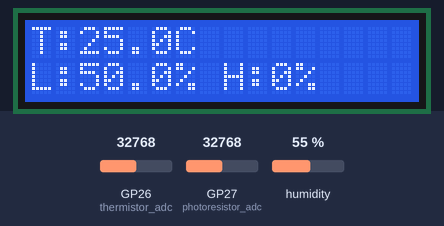
This program was run on a simulated Raspberry Pi Pico running MicroPython. Shown: 16×2 character LCD. The test bench sets the inputs (shaded band); at power-on: humidity 55 %, GP26 (thermistor_adc) = 32768, GP27 (photoresistor_adc) = 32768 (analog values on the 0–65535 scale). WiFi joins after 1.5 s; no MQTT or app messages arrive unless stated; the clock reads 2024-03-15 10:24:30 at power-on unless the program sets it; library files of the repository ran but are not shown: I2C_LCD.py; what the program prints to the serial console is not drawn.

Above: at 4.7 s.
4.8 s: humidity set to 22 %
At 6.4 s:
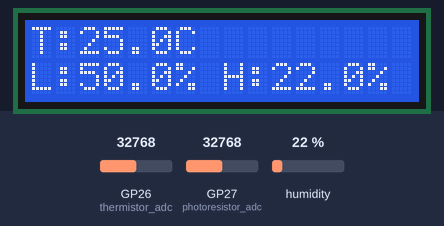
7.6 s: GP26 (thermistor_adc) set to 45874
At 8.8 s:
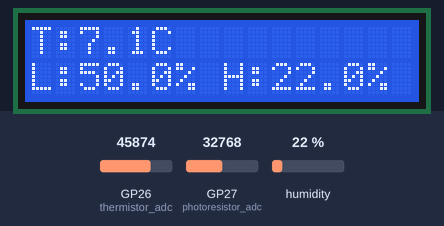
9.5 s: GP27 (photoresistor_adc) set to 45874
At 11.4 s:
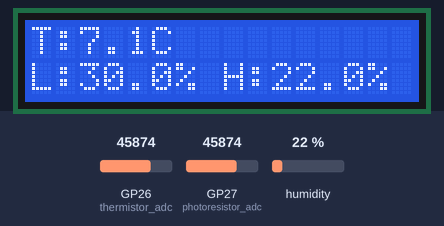
11.5 s: humidity set to 40 %
At 13.5 s:
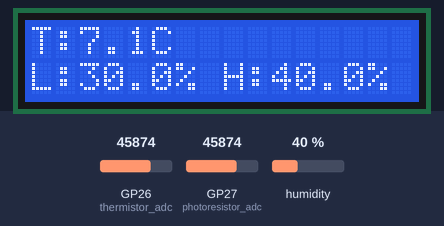
13.6 s: GP26 (thermistor_adc) set to 65535
15.2 s: GP26 (thermistor_adc) set to 32767
At 16.8 s:
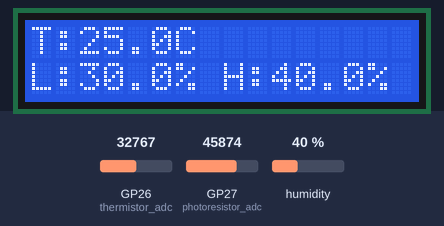
Timing chart, 0 to 17.7 s (numbered marks = the images above; inputs shaded):
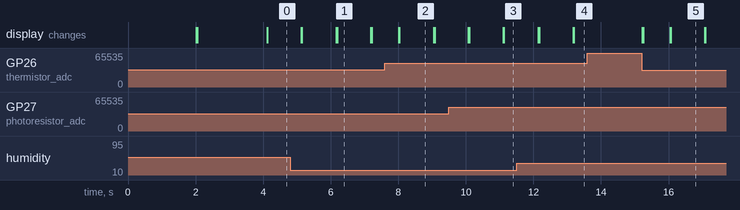

Measured:
- after the input at 7.6 s, the display: first differs from a run without the input after 0.43 s (image 2)
- after the input at 9.5 s, the display: first differs from a run without the input after 0.60 s (image 3)
- after the input at 11.5 s, the display: first differs from a run without the input after 0.67 s (image 4)
- after the input at 13.6 s, every drawn part: stays the same
- after the input at 15.2 s, the display: first changes at once (image 5 shows a later state)
- what the display in image 1 shows lasts 1.0 s, from 6.2 s to 7.2 s

The program:

main.py
```python
import micropython            # Needed to run any MicroPython code
import sys                    # Using sys to print Exception reasons
import time                   # Allows use of time.sleep() for delays
import math                   # Using math for calculations
import config                 # Contain all keys used here
import wifiConnection         # Contains functions to connect/disconnect from WiFi
import ujson                  # Creating JSON object for MQTT & Telegraf
import gc                     # Garbage collector to free up memory
from mqtt import MQTTClient   # For use of MQTT protocol to talk to Adafruit IO
from machine import I2C, Pin, ADC # Interfaces with hardware components
from dht11 import DHT11       # Importing DHT11 sensor library
from I2C_LCD import I2CLcd    # Importing I2C LCD library

photoresistor_adc = ADC(27)
thermistor_adc = ADC(26)
dht11_pin = Pin(5, Pin.OUT, Pin.PULL_DOWN)  # Pin for DHT11 sensor
dht11_sensor = DHT11(dht11_pin)  # Initialize DHT11 sensor

i2c = I2C(1,  sda=Pin(14), scl=Pin(15), freq=400000)  # Initialize I2C for LCD display
devices = i2c.scan()  # Scan for I2C devices
lcd = I2CLcd(i2c, devices[0], 2, 16)  # Initialize LCD display
time.sleep(1) # Wait for LCD to initialize

humidity = 0  # Initialize humidity variable
temp = 0  # Initialize temperature variable
light = 0  # Initialize light variable

# Build json format for MQTT
def build_json(variable_1, value_1):
    try:
        data = {variable_1: value_1}
        retValue = ujson.dumps(data)
        return retValue
    except:
        return None

# Send message to MQTT server
def send_topic(topicObject, topicName):
    print(topicObject)
    try:
        client.publish(topic=topicName, msg=topicObject)
        print("DONE")
    except Exception as e:
        print("FAILED")
        # We must add error hadling here if WiFi being unavailable here

def exceptionHandler(e):
    if e is KeyboardInterrupt:
        print("Keyboard interrupt")
    else:
        print("MQTT Broker does not work or WiFi issues")
        print("Exception: ", e)

def calc_temp(temp_adc):
    # Convert ADC value to temperature in Celsius
    adc_value = temp_adc.read_u16()  # Read the ADC value (0-65535)
    volt = (adc_value / 65535) * 3.3 # Convert ADC value to voltage (0-3.3V)
    Rt = 10 * volt / (3.3 - volt) # Calculate resistance of thermistor
    # Calculate temperature in Kelvin using Steinhart-Hart equation
    tempK = (1 / (1 / (273.15+25) + (math.log(Rt/10)/3950)))
    tempC = tempK - 273.15 # Convert Kelvin to Celsius
    tempC = round(tempC, 1)  # Round to 1 decimal place
    return tempC

def calc_light(light_adc):
    # Convert ADC value to light level (0-65535)
    adc_value = light_adc.read_u16()  # Read the ADC value (0-65535)
    light_percent = 100 - (adc_value / 65535) * 100  # Convert to percentage (0-100%)
    light_percent = round(light_percent, 1)  # Round to 1 decimal place
    return light_percent

def lcd_display(temp, light, humidity):
    # Display temperature, light, and humidity on the LCD
    lcd.clear()
    lcd.move_to(0, 0)
    lcd.putstr("T:{}C".format(temp))
    lcd.move_to(0, 1)
    lcd.putstr("L:{}%".format(light))
    lcd.move_to(8, 1)
    lcd.putstr("H:{}%".format(humidity))

lastMQTTSend = time.time()  # Initialize last send time
lastLCDUpdate = time.time()  # Initialize last LCD update time
lastDHT11Measure = time.time()  # Initialize last DHT11 measure time
lastGC = time.time()  # Initialize last garbage collection time

# WiFi Connection
try:
    ip = wifiConnection.connect()
except KeyboardInterrupt:
    print("Keyboard interrupt")

# Connecting to MQTT server
try:
    client = MQTTClient(client_id=config.MQTT_CLIENT_ID, server=config.MQTT_SERVER, port=config.MQTT_PORT, user=config.MQTT_USER, password=config.MQTT_KEY)
    time.sleep(0.1)
    client.connect()
    print("Connected to %s" % (config.MQTT_SERVER))
except Exception as error:
    sys.print_exception(error, sys.stderr)
    print("Could not establish MQTT connection.")
    wifiConnection.disconnect()
    print("Disconnected from WiFi.")

while True:
    try:
        currentTime = time.time()

        light = calc_light(photoresistor_adc)
        temp = calc_temp(thermistor_adc)

        # Measure DHT11 sensor every 3 seconds to be safe
        if currentTime - lastDHT11Measure >= 3:
            try:
                dht11_sensor.measure()  # Trigger DHT11 measurement
                new_humidity = dht11_sensor.humidity
            except Exception as e:
                new_humidity = humidity  # Keep the last known humidity value
                print("DHT11 measurement failed:", e)
            humidity = new_humidity
            lastDHT11Measure = currentTime

        if currentTime - lastMQTTSend >= 10:
            # Send data on MQTT every 10 seconds
            tempObj = build_json("temperature", temp)
            lightObj = build_json("light", light)
            humidityObj = build_json("humidity", humidity)

            send_topic(tempObj, config.MQTT_TEMPERATURE_FEED)
            send_topic(lightObj, config.MQTT_BRIGHTNESS_FEED)
            send_topic(humidityObj, config.MQTT_HUMIDITY_FEED)
            lastMQTTSend = currentTime
        # Update LCD display every 1 second
        if currentTime - lastLCDUpdate >= 1:
            lcd_display(temp, light, humidity)
            lastLCDUpdate = currentTime
        # Run garbage collection every 60 seconds to avoid memory leaks
        if currentTime - lastGC >= 60:
            gc.collect()
            lastGC = currentTime
        time.sleep(0.2)  # Sleep for 200 milliseconds to avoid busy-waiting
    except Exception as e:
        exceptionHandler(e)
```

config.py
```python
# Wireless network
WIFI_SSID = 'YOUR_WIFI_SSID' # replace with your WiFi SSID
WIFI_PASS = 'YOUR_WIFI_PASSWORD' # replace with your WiFi password

# MQTT server's configuration
MQTT_SERVER = "YOUR_LOCAL_IP_ADDRESS"  # replace with local IP address of your machine running mosquitto
#MQTT_PORT = 8883
MQTT_PORT = 1883
MQTT_USER = "YOUR_USER" # replace with your mosquitto username
MQTT_KEY = "YOUR_PASSWORD" # replace with your mosquitto password
MQTT_CLIENT_ID = "id-123" # can be set to anything starting with "id-"
MQTT_TEMPERATURE_FEED = "devices/temp"
MQTT_HUMIDITY_FEED = "devices/hum"
MQTT_BRIGHTNESS_FEED = "devices/light"
```

wifiConnection.py
```python
import config
import network
from time import sleep


def connect():
    wlan = network.WLAN(network.STA_IF)         # Put modem on Station mode
    if not wlan.isconnected():                  # Check if already connected
        print('connecting to network...')
        wlan.active(True)                       # Activate network interface
        # set power mode to get WiFi power-saving off (if needed)
        wlan.config(pm = 0xa11140)
        wlan.connect(config.WIFI_SSID, config.WIFI_PASS)  # Your WiFi Credential
        print('Waiting for connection...', end='')
        # Check if it is connected otherwise wait
        while not wlan.isconnected() and wlan.status() >= 0:
            print('.', end='')
            sleep(1)
    # Print the IP assigned by router
    ip = wlan.ifconfig()[0]
    print('\nConnected on {}'.format(ip))
    return ip

def disconnect():
    wlan = network.WLAN(network.STA_IF)         # Put modem on Station mode
    wlan.disconnect()
    wlan = None 
```

boot.py
```python
import network
import config
from time import sleep

def connect():
    wlan = network.WLAN(network.STA_IF)         # Put modem on Station mode
    if not wlan.isconnected():                  # Check if already connected
        print('connecting to network...')
        wlan.active(True)                       # Activate network interface
        # set power mode to get WiFi power-saving off (if needed)
        wlan.config(pm = 0xa11140)
        wlan.connect(config.WIFI_SSID, config.WIFI_PASS)  # Your WiFi Credential
        print('Waiting for connection...', end='')
        # Check if it is connected otherwise wait
        while not wlan.isconnected() and wlan.status() >= 0:
            print('.', end='')
            sleep(1)
    # Print the IP assigned by router
    ip = wlan.ifconfig()[0]
    print('\nConnected on {}'.format(ip))
    return ip

def http_get(url = 'http://detectportal.firefox.com/'):
    import socket                           # Used by HTML get request
    import time                             # Used for delay
    _, _, host, path = url.split('/', 3)    # Separate URL request
    addr = socket.getaddrinfo(host, 80)[0][-1]  # Get IP address of host
    s = socket.socket()                     # Initialise the socket
    s.connect(addr)                         # Try connecting to host address
    # Send HTTP request to the host with specific path
    s.send(bytes('GET /%s HTTP/1.0\r\nHost: %s\r\n\r\n' % (path, host), 'utf8'))
    time.sleep(1)                           # Sleep for a second
    rec_bytes = s.recv(10000)               # Receve response
    print(rec_bytes)                        # Print the response
    s.close()                               # Close connection

# WiFi Connection
try:
    ip = connect()
except KeyboardInterrupt:
    print("Keyboard interrupt")
```
